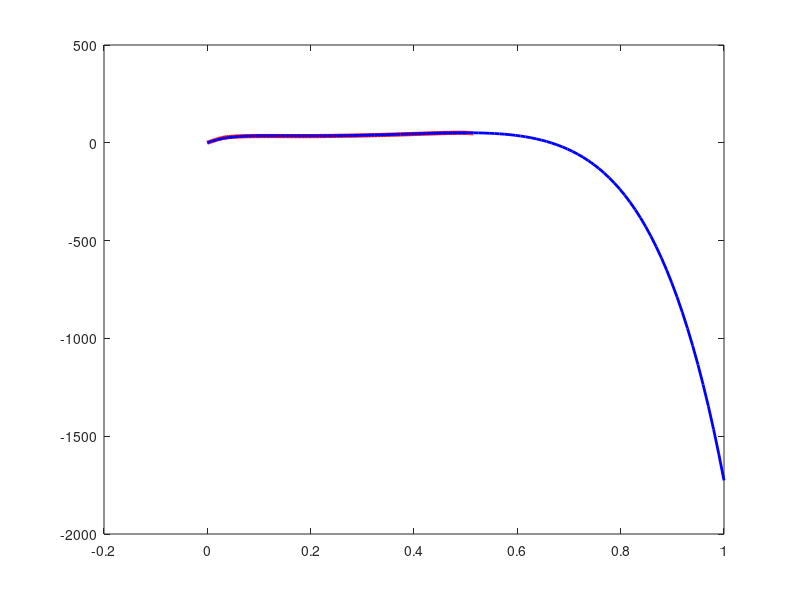

This chart was generated by the following MATLAB code:
clear ; clc ; close ; 

% Data
% Load data
load("Stretch Experiment Data Fit - Sub 6-5-24 - v2.mat");

% Select a specific dataset to fit
Stress = StretchExperimentData{2, 2};
Strain = StretchExperimentData{2, 3};
plot(Strain, Stress, '-r', 'linewidth', 3) ; hold on ; 

% Define strain range and initial stretch ratios
strain = linspace(0, 1, 100); % Strain from 0 to 1
lambda = 1 + strain; % Stretch ratio

% Initial parameters [mu1, alpha1, mu2, alpha2, mu3, alpha3]
%initialParams = [701.3955  -21.1822   -0.0000 -133.1734 -337.9074   10.6811]; % Example values
initialParams = [701.3955  -21.1822  -337.9074   10.6811];

% Extract parameters
mu = initialParams(1:2:end);     % Odd indices: mu_k
alpha = initialParams(2:2:end);  % Even indices: alpha_k

% Initialize stress
stress = zeros(size(lambda));

% Compute stress for each term
for k = 1:length(mu)
    stress = stress + (2 * mu(k) / alpha(k)) .* ...
        (lambda.^alpha(k) - (1 ./ sqrt(lambda)).^alpha(k));
end

plot(strain, stress, '-b', 'linewidth', 2) ; 


